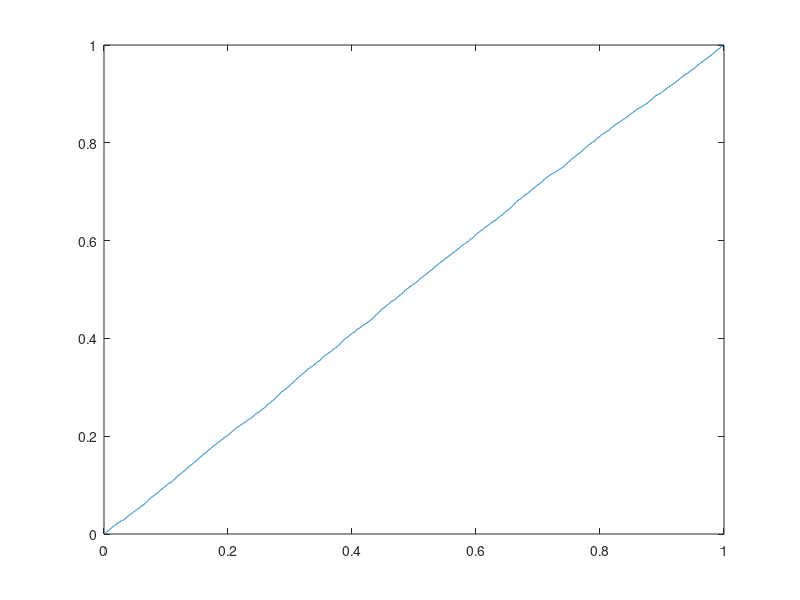
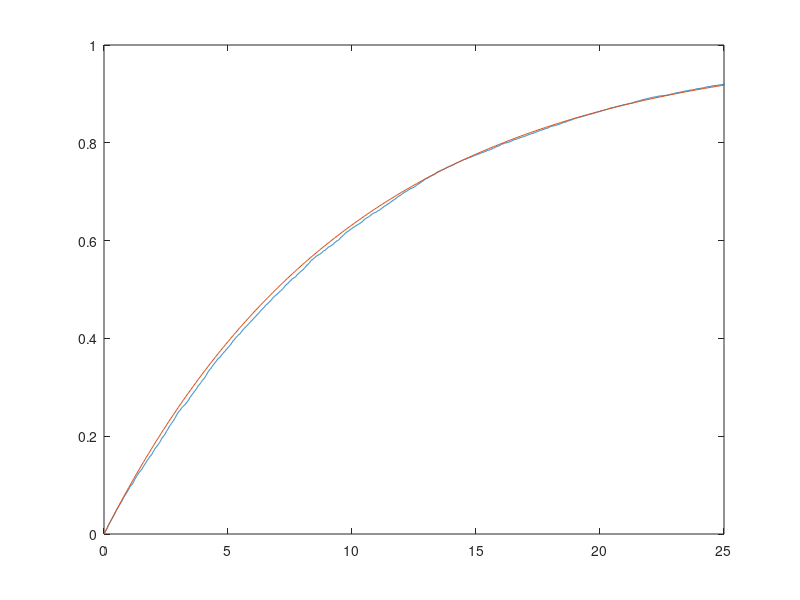
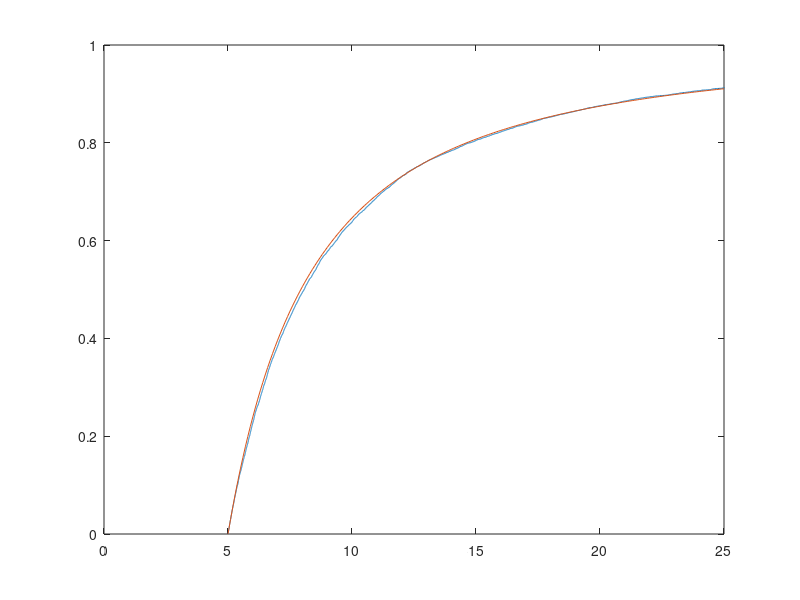

These charts were generated, in order, by the following MATLAB code: (Note: this script raises an error after producing the figures.)
seed = 521191478;
a = 1664525;
c = 1013904223;
m = 2 ^ 32;

N = 10000;

samples = zeros(N,1);

samples(1) = seed;

for x = 2:N
    samples(x) = mod(a * samples(x - 1) + c, m);
end

uniform = samples / m;

figure(1);
plot(sort(uniform), [1:N] / N);


% Exponential

exponential = -log(uniform) / 0.1;

t = [0:250] / 10;
figure(2);
plot(sort(exponential), [1:N]/N, t, 1 - exp(-0.1 * t));
xlim([0 25]);


% Pareto

pareto_m = 5; pareto_a = 1.5;

pareto = pareto_m ./ nthroot(uniform, pareto_a);

pareto_t = [50:250] / 10;

figure(3);
plot(sort(pareto), [1:N] / N, pareto_t, 1 - (pareto_m ./ pareto_t) .^ pareto_a);
xlim([0 25]);



% Erlang

N_erlang = 2500;

erlang_k = 4; erlang_l = 0.4;

exponential_gen = -log(uniform(1:N_erlang)) / erlang_l;

erlang = ones(2500, 1);

for i = 0:erlang_k - 1
    erlang = erlang .* uniform(1 + N_erlang * i:N_erlang * (i + 1));
end

erlang = - log(erlang) / erlang_l;


syms erlang_master(x);

erlang_master(x) = 1;

for n = 0:round(erlang_k) - 1
    erlang_master(x) = erlang_master(x) - 1 / factorial(n) * exp(-erlang_l * x) * (erlang_l * x) ^ n;
end

figure(4);

hold on;
plot(sort(erlang), [1:N_erlang] / N_erlang);
fplot(erlang_master, [0, 25], 'y'); % Plot the Erlang CDF
xlim([0 25]);
hold off;



% Hypo exponential

hypo1 = 0.5;
hypo2 = 0.125;

hypo_exponential = -log(uniform(1:5000)) / hypo1 - log(uniform(5001:10000)) / hypo2;


syms hypo_master(x);

hypo_master(x) = 1 - hypo2 * exp(-hypo1* x) / (hypo2 - hypo1) + hypo1 * exp(-hypo2 * x) / (hypo2- hypo1);



figure(5);

hold on;
plot(sort(hypo_exponential), [1:5000] / 5000);
fplot(hypo_master, [0, 25], 'y'); % Plot the Erlang CDF
xlim([0 25]);
hold off;



% Hyper

stages = 2;
probs = [0.55, 1];
H_l1 = 0.5; H_l2 = 0.05; p1 = 0.55;
lambdas = [H_l1, H_l2];

hyper_exponential = zeros(5000, 1);

for j = 1:5000
    r = uniform(j);

    for i = 1:stages
        if r < probs(i)
            break
        end
    end

    hyper_exponential(j) = -log(uniform(5000 + j)) / lambdas(i);
end


syms hyper_master(x);
hyper_master(x) = 1 - p1 * exp(-H_l1 * x) - (1- p1) * exp(-H_l2 * x);


figure(6);

hold on;
plot(sort(hyper_exponential), [1:5000] / 5000);
fplot(hyper_master, [0, 25], 'y'); % Plot the Erlang CDF
xlim([0 25]);
hold off;





% Second part of exercise





